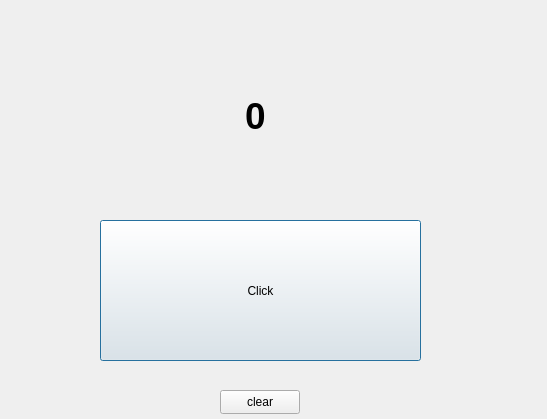
<?xml version="1.0" encoding="UTF-8"?>
<ui version="4.0">
 <class>counter</class>
 <widget class="QDialog" name="counter">
  <property name="geometry">
   <rect>
    <x>0</x>
    <y>0</y>
    <width>547</width>
    <height>419</height>
   </rect>
  </property>
  <property name="windowTitle">
   <string>Dialog</string>
  </property>
  <widget class="QPushButton" name="countButton">
   <property name="geometry">
    <rect>
     <x>100</x>
     <y>220</y>
     <width>321</width>
     <height>141</height>
    </rect>
   </property>
   <property name="baseSize">
    <size>
     <width>0</width>
     <height>0</height>
    </size>
   </property>
   <property name="text">
    <string>Click</string>
   </property>
   <property name="iconSize">
    <size>
     <width>16</width>
     <height>16</height>
    </size>
   </property>
   <property name="autoDefault">
    <bool>true</bool>
   </property>
   <property name="default">
    <bool>false</bool>
   </property>
   <property name="flat">
    <bool>false</bool>
   </property>
  </widget>
  <widget class="QLabel" name="num">
   <property name="geometry">
    <rect>
     <x>110</x>
     <y>70</y>
     <width>291</width>
     <height>91</height>
    </rect>
   </property>
   <property name="font">
    <font>
     <pointsize>28</pointsize>
     <italic>false</italic>
     <bold>true</bold>
    </font>
   </property>
   <property name="text">
    <string>0</string>
   </property>
   <property name="alignment">
    <set>Qt::AlignCenter</set>
   </property>
  </widget>
  <widget class="QPushButton" name="clearButton">
   <property name="geometry">
    <rect>
     <x>220</x>
     <y>390</y>
     <width>80</width>
     <height>24</height>
    </rect>
   </property>
   <property name="text">
    <string>clear</string>
   </property>
  </widget>
  <widget class="QPushButton" name="pushButton">
   <property name="geometry">
    <rect>
     <x>530</x>
     <y>20</y>
     <width>20</width>
     <height>20</height>
    </rect>
   </property>
   <property name="styleSheet">
    <string notr="true">background-color: rgba(255, 255, 255, 0);
border: none;
</string>
   </property>
   <property name="text">
    <string/>
   </property>
  </widget>
 </widget>
 <resources/>
 <connections/>
</ui>
